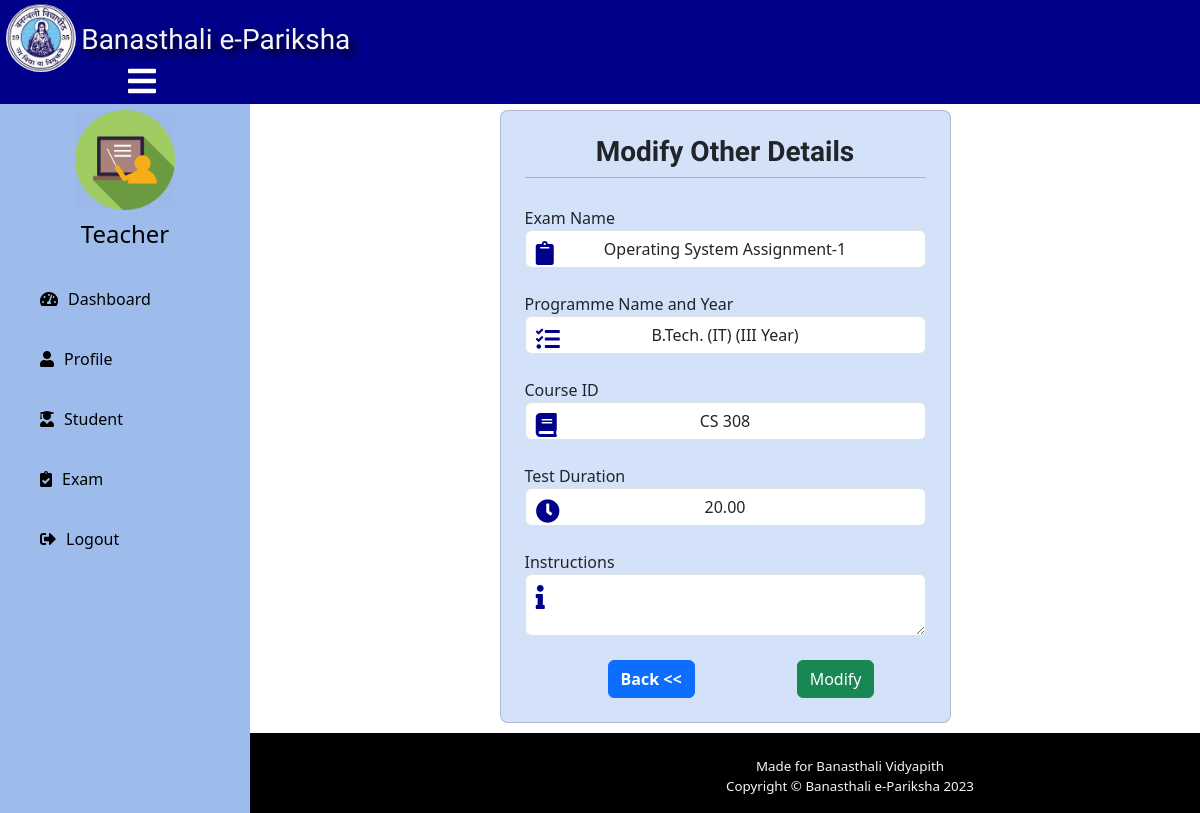
The app's page /teacher/modify-other-details-exam-after/2 (signed in) with its own data.
### teacher/models.py (models this page shows, shortened)
class AssignmentTable(models.Model):
    ExamID=models.AutoField(primary_key=True)
    ExamName=models.CharField(max_length=150)
    ExamDuration=models.DecimalField(max_digits=500,decimal_places=2)
    Programme=models.ForeignKey(ProgrammeTable,on_delete=models.CASCADE,null=True)
    Ccode=models.ForeignKey(CourseTable,on_delete=models.CASCADE,null=True)
    Totalques=models.IntegerField()
    created_date = models.DateTimeField(auto_now_add=True)
    Tid=models.ForeignKey(Teacher,on_delete=models.CASCADE,null=True)
    Instruction=models.CharField(max_length=700,null=True,blank=True)

### quiz/models.py (models this page shows)
class ProgrammeTable(models.Model):
    ProgrammeName=models.CharField(max_length=30)
    def __str__(self):
        return self.ProgrammeName

class CourseTable(models.Model):
    CourseID=models.CharField(max_length=20)
    CourseName=models.CharField(max_length=100)
    def __str__(self):
        return self.CourseID

### teacher/views.py (the view, shortened to what this page needs)
# urls.py: path('modify-other-details-exam-after/<str:eid>',views.modify_other_details_exam_after,name="Modify Other Details Exam After"),
@csrf_exempt
@login_required(login_url='Teacher Login')
@cache_control(no_cache=True, must_revalidate=True, no_store=True)
def modify_other_details_exam_after(request,eid):
    ExamDetails=AssignmentTable.objects.get(ExamID=eid)
    courselist=CourseTable.objects.all()
    programmelist=ProgrammeTable.objects.all()
    context={'courseList':courselist,'programmeList':programmelist,'ExamDetails':ExamDetails}
    return render(request,'teacher/modify_other_details_exam_after.html',context)

### templates/teacher/modify_other_details_exam_after.html (shortened to what this page needs)
{% extends 'teacher/teacherbase.html' %}
{% block content %}
<head>
</head>
<section class="vh-20">
    <div class="container py-5 h-80 " style="overflow-x: hidden; margin-top:-3.6em; margin-bottom:-2.9em;">
      <div class="row d-flex justify-content-center align-items-center h-60" >
        <div class="col col-lg-6 mb-4 mb-lg-0">
            <div class="card mb-3" style="border-radius:.5rem; background-color: rgba(205, 222, 248, 0.865); ">
              <div class="row g-0">
                <div class="col-md-12">
                  <div class="card-body p-4">
                    <div class="heading" style="text-align: center;"><h3>Modify Other Details</h3></div>
                    <hr class="mt-0 mb-4">
                    <div class="row pt-1">
                      <form method="post" autocomplete="on" action="" onsubmit="return validate()">
                        <div class="form-input">
                            <i class="fa fa-clipboard icon fa-2x"></i>
                            <label>Exam Name</label>
                            <input type="text" name="examname" class="form-control" placeholder="AI ML Assignment-1" value="{{ExamDetails.ExamName}}" required style="text-align: center;" minlength="2" maxlength="50"/>
                        </div><br>
                        <div class="form-input">
                            <i class="fa fa-tasks icon fa-2x"></i>
                            <label>Programme Name and Year</label>
                            <select name="pg" class="form-control" placeholder="Programme" required >
                              <option>{{ExamDetails.Programme}}</option>
                            </select>
                        </div><br>
                        <div class="form-input">
                            <i class="fa fa-book icon fa-2x"></i>
                            <label>Course ID </label>
                            <select name="cn" class="form-control" placeholder="Course" required >
                              <option>{{ExamDetails.Ccode}}</option>
                            </select>
                        </div><br>
                        <div class="form-input">
                            <i class="fa fa-clock icon fa-2x"></i>
                            <label>Test Duration</label>
                            <input type="text" name="time" class="form-control" placeholder="Test Duration in minutes" value="{{ExamDetails.ExamDuration}}" required style="text-align: center;"/>
                        </div><br>
                        <div class="form-input">
                            <i class="fa fa-info icon fa-2x"></i>
                            <label>Instructions</label>
                            <textarea id="form_message" name="message" class="form-control" placeholder="Write Instructions for students." rows="2" required="required" data-error="Please Provide Instructions." value="{{ExamDetails.Instruction}}">
                            </textarea>
                        </div><br>
                        <div style="display:flex; justify-content: space-around;">
                          <div style="display:flex; justify-content: left; margin-left: 2em;">
                            <a class="btn btn-primary btn-md" href="{% url 'Modify Exam After' ExamDetails.ExamID %}"><span><b>Back <<</b></span></a>
                          </div>
                          <div><a href="" class="lgbtn">
                            <button type="submit" class="btn btn-success btn-md">Modify</button>
                        </a></div>
                      </form>
                    </div>
                  </div>
                </div>
              </div>
            </div>
          </div>
        </div>
      </div>
    </section>
{% endblock %}

### templates/teacher/teacherbase.html (style rules this page uses)
:root { --Snigle-font:"Sniglet",cursive; --Lobster:"Lobster",cursive; --Lobster_two:"Lobster Two",cursive; --Acme:"Acme",cursive; --light-black:#2e2c2caf; --bggradient:linear-gradient(to bottom, #11349c, #76f1f1); --light-gray:rgba(255,255,255,0.7); --maingradient:linear-gradient(to left,#e6e6e9, #76f1f1); }
a:link { text-decoration: none; }
body { margin: 0; padding: 0; font-family: "Gill Sans", sans-serif;; }

### templates/teacher/modify_other_details_exam_after.html (style rules this page uses)
:root { --Snigle-font:"Sniglet",cursive; --Lobster:"Lobster",cursive; --Lobster_two:"Lobster Two",cursive; --Acme:"Acme",cursive; --light-black:#2e2c2caf; --bggradient:linear-gradient(to bottom, #11349c, #76f1f1); --light-gray:rgba(255,255,255,0.7); --maingradient:linear-gradient(to left,#e6e6e9, #94bce7); }
.icon { padding:0.4rem; color:darkblue; }
.form-input { position: relative; }
.heading h3 { font-family:var(--Lobster_two); font-weight: bold; }
.form-input i { position: absolute; top: 1.2em; left: 0.2em; font-size: 1.5em; }
option { text-align: center; }

### templates/footer_dashboard.html (style rules this page uses)
* { box-sizing:border-box; }
:root { --Snigle-font:"Sniglet",cursive; --Lobster:"Lobster",cursive; --Lobster_two:"Lobster Two",cursive; --Acme:"Acme",cursive; --light-black:#2e2c2caf; --bggradient:rgba(3, 63, 159, 0.996); --light-gray:rgba(255,255,255,0.7); --maingradient1:linear-gradient(to left,#e6e6e9, #76f1f1); }

### records on screen
AssignmentTable: examname "Operating System Assignment-1", pg "B.Tech. (IT) (III Year)", cn "CS 308", time "20.00"
